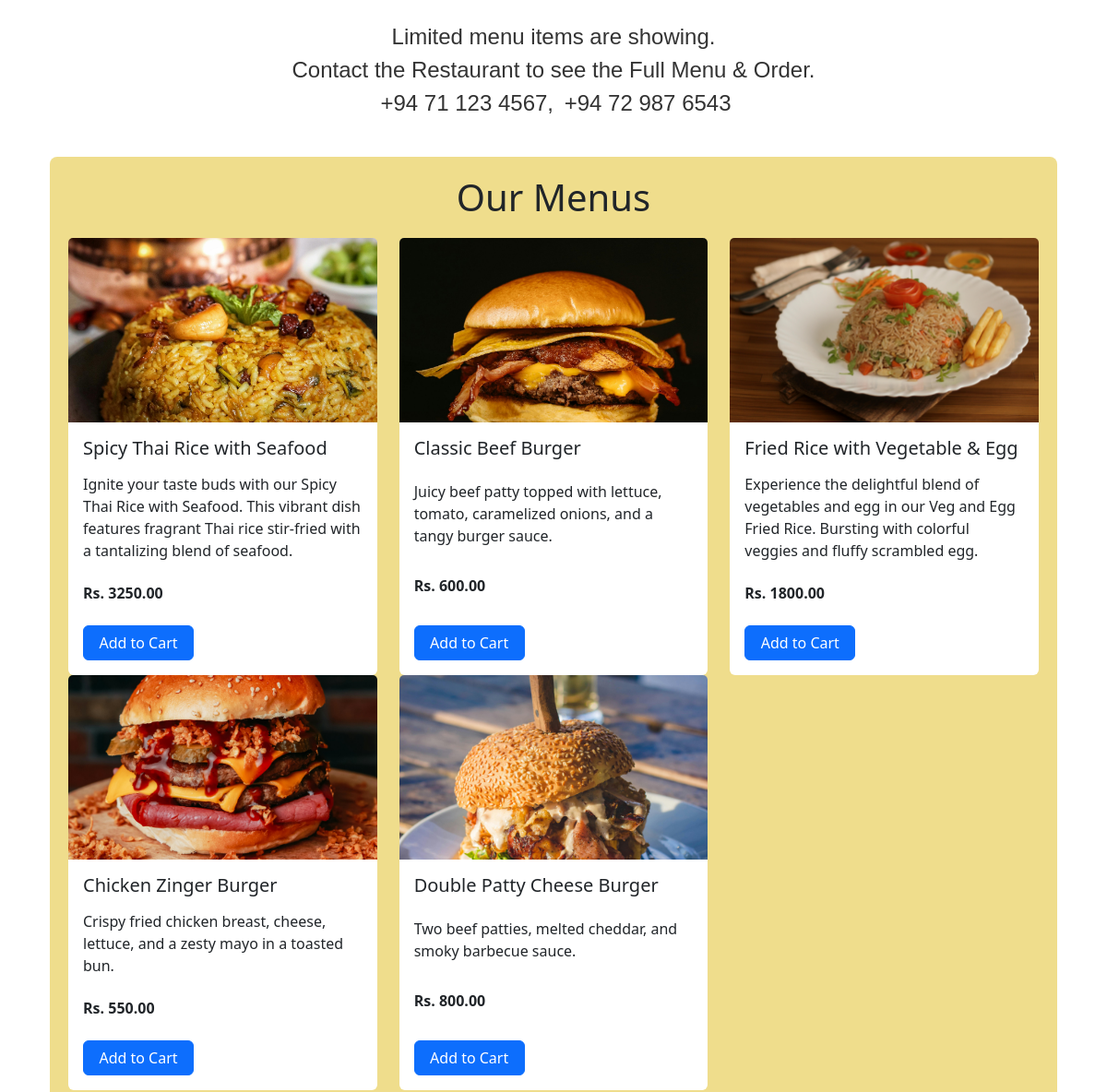
Before: / (signed in, middle part) with the older database file.
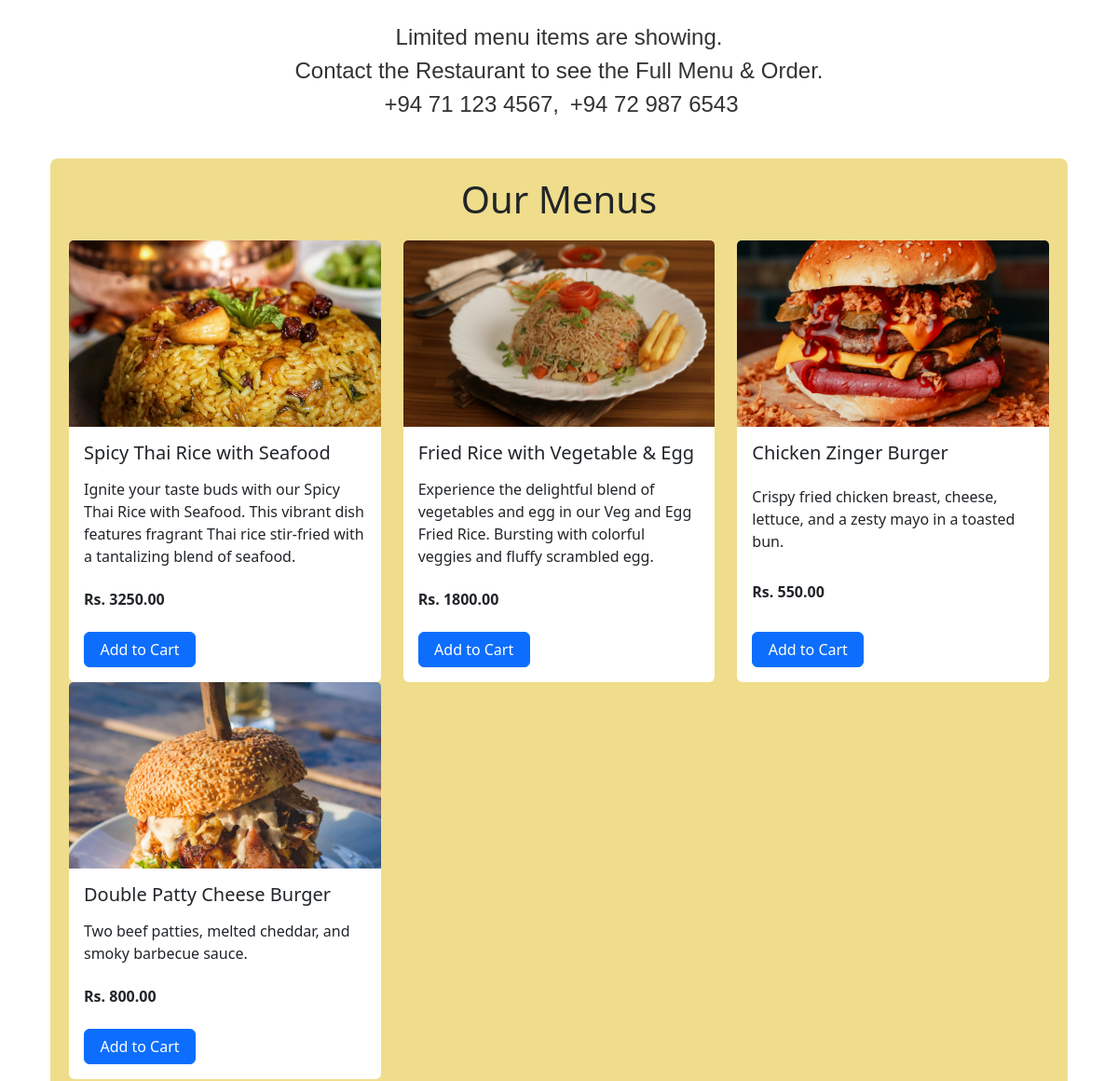
After: the same page with the newer database file.
### webstore/models.py (models this page shows, shortened)
class Menu(models.Model):
    name = models.CharField(max_length=50)
    description = models.CharField(max_length=400)
    price = models.FloatField()
    img_url = models.ImageField(upload_to='static/')

### webstore/views.py (the view)
# urls.py: path('', views.item_list, name='item_list'),
def item_list(request):
    items = Menu.objects.all()
    return render(request, 'item_list.html', {'items': items})

### webstore/templates/item_list.html (shortened to what this page needs)
{% extends 'base.html' %}
{% block content %}
<div class="container">
    {% load static %}
    <div class="test">
        <p class="details">
            Limited menu items are showing.<br>
            Contact the Restaurant to see the Full Menu & Order. <br>
             +94 71 123 4567,  +94 72 987 6543
        </p>
    </div>
    <div class="section bg-light-orange">
        <h1>Our Menus</h1>
        <div class="row">
            {% for item in items %}
            <div class="col-md-4">
                <div class="card">
                    <img src="{{ item.img_url.url }}" class="card-img-top" alt="{{ item.name }}">
                    <div class="card-body">
                        <h5 class="card-title">{{ item.name }}</h5>
                        <p class="card-text">{{ item.description }}</p>
                        <p class="card-text"><strong>Rs. {{ item.price|floatformat:2 }}</strong></p>
                        <a href="{% url 'add_to_cart' item.id %}" class="btn btn-primary" style="width: 120px;">Add to Cart</a>
                    </div>
                </div>
            </div>
            {% endfor %}
        </div>
    </div>
</div>
{% endblock %}

Changed rows visible on the page:
removed Menu: img_url (picture), name "Classic Beef Burger", description "Juicy beef patty topped with lettuce, tomato, caramelized onions, and a tangy burger sauce.", price "600.00"
